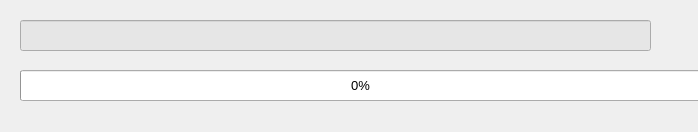
<?xml version="1.0" encoding="UTF-8"?>
<ui version="4.0">
 <class>ProgressDialog</class>
 <widget class="QDialog" name="ProgressDialog">
  <property name="geometry">
   <rect>
    <x>0</x>
    <y>0</y>
    <width>698</width>
    <height>132</height>
   </rect>
  </property>
  <property name="windowTitle">
   <string>Dialog</string>
  </property>
  <widget class="QProgressBar" name="progressBar">
   <property name="geometry">
    <rect>
     <x>20</x>
     <y>70</y>
     <width>681</width>
     <height>31</height>
    </rect>
   </property>
   <property name="font">
    <font>
     <family>Arial</family>
     <pointsize>10</pointsize>
    </font>
   </property>
   <property name="value">
    <number>0</number>
   </property>
  </widget>
  <widget class="QLineEdit" name="progressTask">
   <property name="geometry">
    <rect>
     <x>20</x>
     <y>20</y>
     <width>631</width>
     <height>31</height>
    </rect>
   </property>
   <property name="palette">
    <palette>
     <active>
      <colorrole role="Base">
       <brush brushstyle="SolidPattern">
        <color alpha="255">
         <red>230</red>
         <green>230</green>
         <blue>230</blue>
        </color>
       </brush>
      </colorrole>
     </active>
     <inactive>
      <colorrole role="Base">
       <brush brushstyle="SolidPattern">
        <color alpha="255">
         <red>230</red>
         <green>230</green>
         <blue>230</blue>
        </color>
       </brush>
      </colorrole>
     </inactive>
     <disabled>
      <colorrole role="Base">
       <brush brushstyle="SolidPattern">
        <color alpha="255">
         <red>240</red>
         <green>240</green>
         <blue>240</blue>
        </color>
       </brush>
      </colorrole>
     </disabled>
    </palette>
   </property>
   <property name="font">
    <font>
     <family>Arial</family>
     <pointsize>9</pointsize>
     <weight>50</weight>
     <bold>false</bold>
    </font>
   </property>
   <property name="text">
    <string/>
   </property>
  </widget>
 </widget>
 <resources/>
 <connections/>
</ui>
